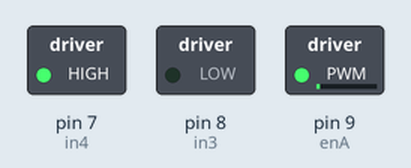
The sketch below on a simulated Arduino Uno, built with avr-gcc and run on an emulated ATmega328P. Shown: switched loads named in the sketch (green lamp = pin HIGH).

Above: at 0.05 s.
At 1.55 s:
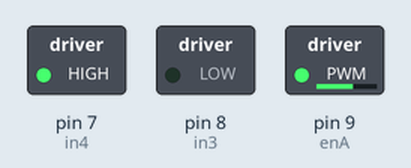
At 2.8 s:
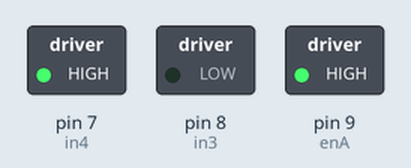
At 5.6 s:
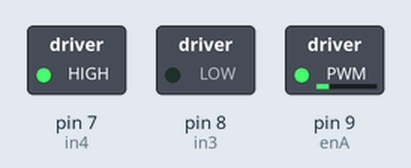
Timing chart, 0 to 9.3 s (numbered marks = the images above):
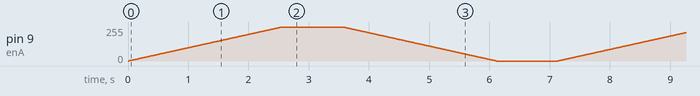

The sketch:

motor_1_.ino
```cpp
const int enA = 9;
const int in3 = 8;
const int in4 = 7;

void setup() {
 //pines de salida//
  pinMode(enA, OUTPUT);
  pinMode(in3, OUTPUT);
  pinMode(in4, OUTPUT);

  // Establecer el sentido de rotación inicial
  digitalWrite(in3, LOW);
  digitalWrite(in4, HIGH);

  // Iniciar el motor con velocidad cero
  analogWrite(enA, 0);
}

void loop() {
  // Aumentar la velocidad gradualmente
  for (int speed = 0; speed <= 255; speed++) {
    analogWrite(enA, speed);
    delay(10);
  }

  delay(1000); // Esperar un segundo

  // Disminuir la velocidad gradualmente
  for (int speed = 255; speed >= 0; speed--) {
    analogWrite(enA, speed);
    delay(10);
  }

  delay(1000); // Esperar un segundo
}

    //Servo//
```
